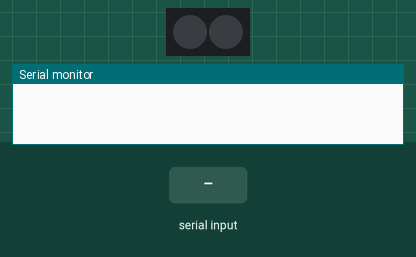
Simulated run of this sketch. Board: Arduino Uno, built with avr-gcc and run on an emulated ATmega328P. Parts: 2 RGB LEDs in strip order, left to right, the last lines printed to the serial monitor. Inputs (shaded band) come from the test bench. Dim RGB values are drawn brighter than linear.

Above: at 4.2 s.
4.3 s: "90,45\n" received over Serial
At 4.7 s:
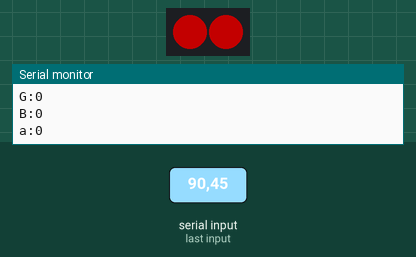
5.8 s: "30,150\n" received over Serial
At 7.1 s:
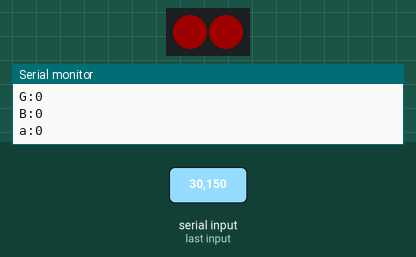
Timing chart, 0 to 8.8 s (numbered marks = the images above; inputs shaded):
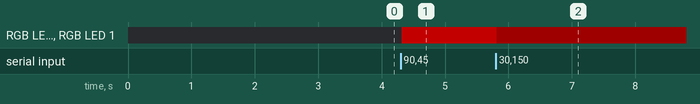

The sketch:

home_led.ino
```cpp
/*
    HOME LED v0.1

    Works as perhiperal (server)

*/

#include <FastLED.h>


#define NUM_PIXELS 2

#define LED_PIN 7

CRGB leds[NUM_PIXELS];


//
// Color format: ${r}-${g}-${b}-${a}-
// e.g. 112-3-150-20
//


int readNum() {
  char val = '_';

  String txt = "";

  while(val != '-' && Serial.available()) {
    if (val != '_') {
      txt += val;
    }

    // read the incoming byte
    val = Serial.read();

    //slow looping to allow buffer to fill with next character
    delay(2);
  }

  return txt.toInt();
}

//
// MAIN
//

void setup() {
  // power-up safety delay
  delay( 3000 );

  // initial the Serial
  Serial.begin(115200);

  FastLED.addLeds<WS2811, LED_PIN, RGB>(leds, NUM_PIXELS);
}

//

void loop() {
  // new colors
  if (Serial.available())  {

    Serial.println("NEW COLOR");

    int r = readNum();
    int g = readNum();
    int b = readNum();
    int a = readNum();

    // fill all pixels with color
    for (int i=0; i<NUM_PIXELS; i++) {
      leds[i].r = r;
      leds[i].g = b;
      leds[i].b = g;
    }

    FastLED.show();

    // say what you got:
    Serial.print("R:");
    Serial.println(r, DEC);
    Serial.print("G:");
    Serial.println(g, DEC);
    Serial.print("B:");
    Serial.println(b, DEC);
    Serial.print("a:");
    Serial.println(a, DEC);
    Serial.println();
  }
}
```

Measured:
- after the input at 4.3 s, RGB LED 0, RGB LED 1: off → RGB(90, 0, 0) at once
- after the input at 5.8 s, RGB LED 0, RGB LED 1: RGB(90, 0, 0) → RGB(30, 0, 0) at once
